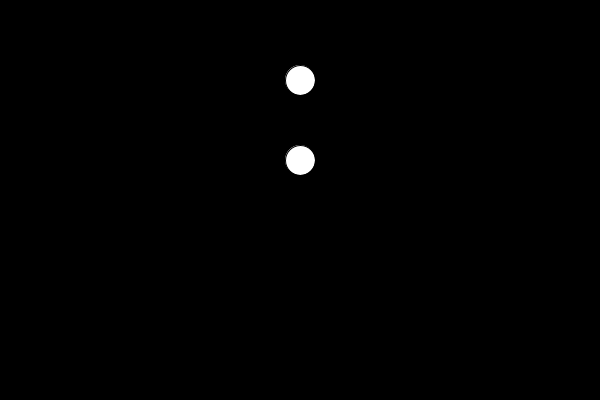
Frame 1 (no input)
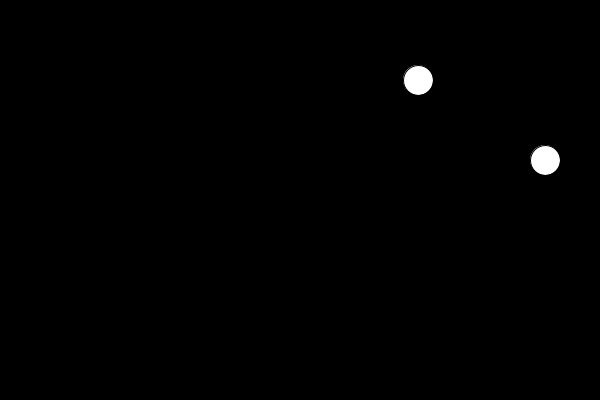
Frame 60 (the mouse pressed at the canvas centre just before this capture)
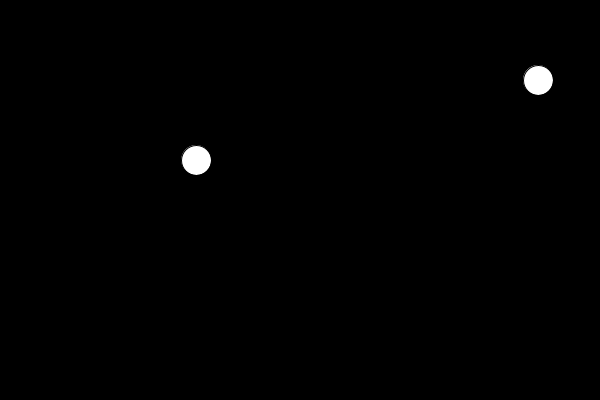
Frame 120 (the mouse held since frame 60 and released just before this capture)

The Processing sketch that drew these frames (run headless with seeded random() and noise(); from frame 60 on, the mouse is pressed at the canvas centre):

// Processing sketch: Week_1_Quiz
// ── Week_1_Quiz.pde
float x, y;
float y1;
float y2;
float speed = 2;
float angle = 0.0;
float scalar = width/2 - 50;

void setup()
{
  size(600, 400);
  x = width/2;
  y = 80;
  
  scalar = width/2 - 50;
  y1 = 160;
  
  y2 = 240;
}

void draw()
{
  background(0);
  
  //https://github.com/Justinayeung/Processing/tree/master/ALL%20SKETCHES/Week%205
  ellipse(x, y, 30, 30);
  x += speed;
  
  if(x >= 550 || x <= 50)
  {
    speed *= -1;
  }
  
  //https://github.com/Justinayeung/Processing/tree/master/ALL%20SKETCHES/Week%2012
  float x1 = width/2 + sin(angle) * scalar; 
  ellipse(x1, y1, 30, 30);
  angle += 0.03;
}
